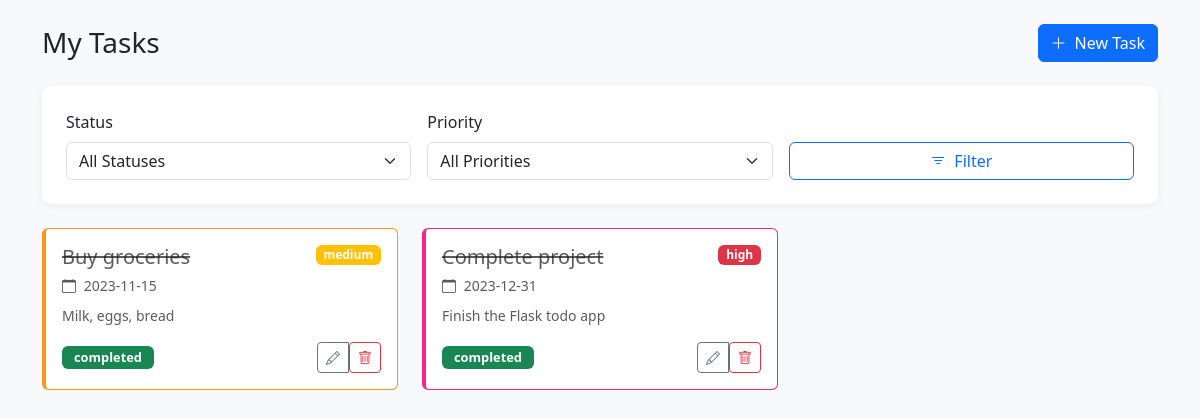
The page /todos/list (signed in) on the database its author committed.
### tables this page shows
CREATE TABLE todos (
                id INTEGER PRIMARY KEY AUTOINCREMENT,
                user_id INTEGER NOT NULL,
                title TEXT NOT NULL,
                description TEXT,
                status TEXT DEFAULT 'pending',
                due_date DATE,
                priority TEXT DEFAULT 'medium',
                created_at TIMESTAMP DEFAULT CURRENT_TIMESTAMP,
                completed_at TIMESTAMP,
                FOREIGN KEY (user_id) REFERENCES users (id)
            );

### app.py (the view)
    def decorated_function(*args, **kwargs):
        if 'user_id' not in session:
            flash('Please log in to access this page.', 'danger')
            return redirect(url_for('login'))
        return f(*args, **kwargs)

### app.py (called while the page is built)
def get_db():
    conn = sqlite3.connect(app.config['DATABASE'])
    conn.row_factory = sqlite3.Row
    return conn

def login_required(f):
    def decorated_function(*args, **kwargs):
        if 'user_id' not in session:
            flash('Please log in to access this page.', 'danger')
            return redirect(url_for('login'))
        return f(*args, **kwargs)
    decorated_function.__name__ = f.__name__
    return decorated_function

@app.route('/todos/list')
@login_required
def list_todos():
    user_id = session['user_id']
    status_filter = request.args.get('status', 'all')
    priority_filter = request.args.get('priority', 'all')
    query = 'SELECT * FROM todos WHERE user_id = ?'
    params = [user_id]
    if status_filter != 'all':
        query += ' AND status = ?'
        params.append(status_filter)
    if priority_filter != 'all':
        query += ' AND priority = ?'
        params.append(priority_filter)
    query += ' ORDER BY due_date ASC, priority DESC'
    with get_db() as conn:
        todos = conn.execute(query, tuple(params)).fetchall()
    return render_template('todos.html', todos=todos)

### templates/todos.html (shortened to what this page needs)
<!DOCTYPE html>
<html lang="en">
<head>
    <link href="https://cdn.jsdelivr.net/npm/bootstrap@5.3.0/dist/css/bootstrap.min.css" rel="stylesheet">
    <link rel="stylesheet" href="https://cdn.jsdelivr.net/npm/bootstrap-icons@1.10.0/font/bootstrap-icons.css">
</head>
<body class="bg-light">
    <div class="container py-4">
        <div class="d-flex justify-content-between align-items-center mb-4">
            <h1 class="h3 mb-0">My Tasks</h1>
            <a href="/todos/add" class="btn btn-primary">
                <i class="bi bi-plus-lg me-2"></i>New Task
            </a>
        </div>
        <div class="filter-card p-4 mb-4">
            <form method="GET" action="/todos/list">
                <div class="row g-3">
                    <div class="col-md-4">
                        <label class="form-label">Status</label>
                        <select class="form-select" name="status">
                            <option value="all" {% if request.args.get('status', 'all') == 'all' %}selected{% endif %}>All Statuses</option>
                        </select>
                    </div>
                    <div class="col-md-4">
                        <label class="form-label">Priority</label>
                        <select class="form-select" name="priority">
                            <option value="all" {% if request.args.get('priority', 'all') == 'all' %}selected{% endif %}>All Priorities</option>
                        </select>
                    </div>
                    <div class="col-md-4 d-flex align-items-end">
                        <button type="submit" class="btn btn-outline-primary w-100">
                            <i class="bi bi-filter me-2"></i>Filter
                        </button>
                    </div>
                </div>
            </form>
        </div>
        {% if todos %}
            <div class="row row-cols-1 row-cols-md-2 row-cols-lg-3 g-4">
                {% for todo in todos %}
                    <div class="col">
                        <div class="todo-card card p-3 h-100 priority-{{ todo['priority'] }}">
                            <div class="d-flex justify-content-between align-items-start mb-2">
                                <div>
                                    <h5 class="mb-1 {% if todo['status'] == 'completed' %}text-decoration-line-through text-muted{% endif %}">
                                        {{ todo['title'] }}
                                    </h5>
                                    {% if todo['due_date'] %}
                                        <small class="text-muted">
                                            <i class="bi bi-calendar me-1"></i>
                                            {{ todo['due_date'] }}
                                        </small>
                                    {% endif %}
                                </div>
                                <span class="badge {% if todo['priority'] == 'high' %}bg-danger{% elif todo['priority'] == 'medium' %}bg-warning{% else %}bg-success{% endif %}">
                                    {{ todo['priority'] }}
                                </span>
                            </div>
                            {% if todo['description'] %}
                                <p class="text-muted small mb-3">{{ todo['description'] }}</p>
                            {% endif %}
                            <div class="d-flex justify-content-between align-items-center">
                                <span class="status-badge badge bg-{% if todo['status'] == 'completed' %}success{% elif todo['status'] == 'in-progress' %}warning{% else %}secondary{% endif %}">
                                    {{ todo['status'] }}
                                </span>
                                <div class="btn-group">
                                    <a href="/todos/{{ todo['id'] }}/edit" class="btn btn-sm btn-outline-secondary">
                                        <i class="bi bi-pencil"></i>
                                    </a>
                                    <form action="/todos/{{ todo['id'] }}/delete" method="POST">
                                        <button type="submit" class="btn btn-sm btn-outline-danger"
                                                onclick="return confirm('Are you sure you want to delete this task?')">
                                            <i class="bi bi-trash"></i>
                                        </button>
                                    </form>
                                </div>
                            </div>
                        </div>
                    </div>
                {% endfor %}
            </div>
        {% endif %}
    </div>
</body>
</html>

### templates/todos.html (style rules this page uses)
:root { --primary: #4361ee; --secondary: #3f37c9; --accent: #4895ef; --danger: #f72585; --warning: #f8961e; }
.todo-card { border-left: 4px solid; transition: transform 0.2s ease, box-shadow 0.2s ease; }
.priority-high { border-color: var(--danger); }
.priority-medium { border-color: var(--warning); }
.status-badge { font-size: 0.8rem; padding: 0.35rem 0.75rem; }
.filter-card { background: white; border-radius: 10px; box-shadow: 0 2px 10px rgba(0,0,0,0.05); }

### rows shown on the page
todos: title "Buy groceries", due_date "2023-11-15", priority "medium", description "Milk, eggs, bread", status "completed"
todos: title "Complete project", due_date "2023-12-31", priority "high", description "Finish the Flask todo app", status "completed"
